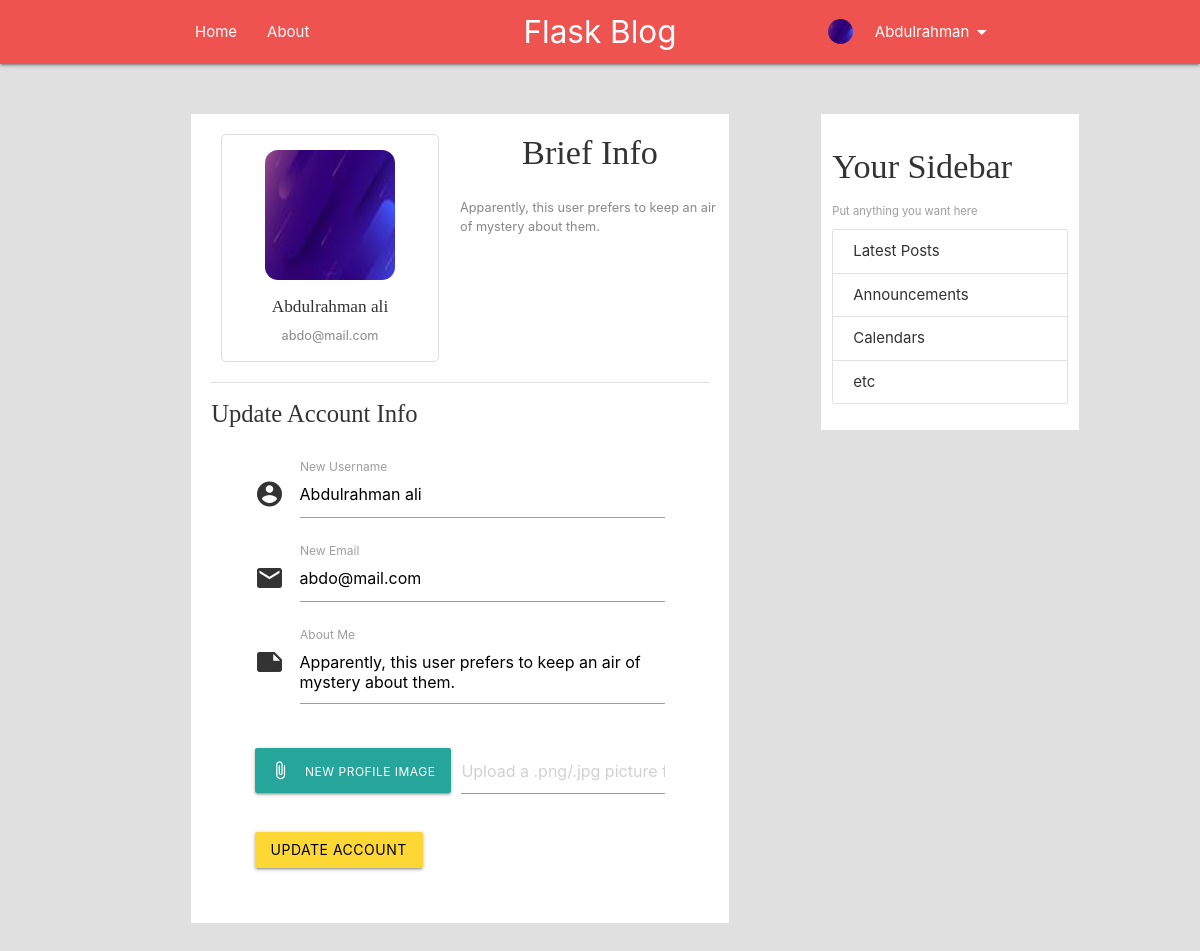
Page /account (signed in) on the committed database.
### flask_blog/models.py (models this page shows, shortened)
class User(db.Model, UserMixin):
    id = db.Column(db.Integer, primary_key=True)
    username = db.Column(db.String(25), unique=True, nullable=False)
    email = db.Column(db.String(120), unique=True, nullable=False)
    img_file = db.Column(db.String(20), nullable=False, default='default.png')
    profile_dir = db.Column(db.String(255), nullable=False, unique=True)
    password = db.Column(db.String(60), nullable=False)
    brief_info = db.Column(db.String(130), nullable=False,
                           default='Apparently, this user prefers to keep an air of mystery about them.')
    posts = db.relationship('Post', backref='author', lazy=True)

### flask_blog/views.py (the view, shortened to what this page needs)
@app.route('/account', methods=['GET', 'POST'])
@login_required
def account():
    form = UpdateAccountForm()
    if request.method == 'GET':
        form.username.data = current_user.username
        form.email.data = current_user.email
        form.brief_info.data = current_user.brief_info
    return render_template('account.html', page_title='Account', img_file_src=get_img_src(), form=form)

### flask_blog/forms.py (shortened to what this page needs)
class UpdateAccountForm(FlaskForm):
    username = StringField('New Username', validators=[
                           validators.Length(min=5, max=25)])
    email = EmailField('New Email', validators=[validators.Email()])
    img = FileField('New Profile Image', validators=[
        FileAllowed(['jpg', 'jpeg', 'png'])])
    brief_info = TextAreaField('About Me', validators=[
                               validators.Length(max=130)])

### flask_blog/models.py (called while the page is built)
@login_manager.user_loader
def load_user(user_id):
    return User.query.get(int(user_id))

### flask_blog/views.py (called while the page is built)
def get_img_src():
    if current_user.is_authenticated:
        if current_user.img_file == 'default.png':
            return url_for('static', filename=f'images/profile_pics/{current_user.img_file}')
        return url_for('static', filename=f'images/profile_pics/{current_user.profile_dir}{current_user.img_file}')
    return None

### flask_blog/templates/account.html (shortened to what this page needs)
{% extends 'layout.html' %}
{% block body %}
<div class="media-container">
    <div class="row">
        <div class="col s6 center-align">
            <div class="profile-container">
                <img src="{{img_file_src}}" alt="profile_pic" class="rounded-img">
                <h6>{{current_user.username}}</h6>
                <span class="secondary-text">{{current_user.email}}</span>
            </div>
        </div>
        <h4 class="center-align">Brief Info</h4>
        <div class="valign-wrapper">
            <p class="secondary-text">
                {{current_user.brief_info}}
            </p>
        </div>
    </div>
    <div class="divider"></div>
    <h5>Update Account Info</h5>
    <form action="" method="POST" enctype="multipart/form-data" class="row">
        <div class="input-field col s10 m10 push-s1 push-m1">
            <i class="material-icons prefix">account_circle</i>
            {% if form.username.errors %}
            {{ form.username(id='username', class='invalid', **{'data-length': '25'}) }}
            {% for error in form.username.errors %}
            <span class="helper-text" data-error="{{error}}">{{error}}</span>
            {% endfor %}
            {% else %}
            {{ form.username(id='username', **{'data-length': '25'}) }}
            {% endif %}
            {{ form.username.label(for='username') }}
        </div>
        <div class="input-field col s10 m10 push-s1 push-m1">
            <i class="material-icons prefix">email</i>
            {% if form.email.errors %}
            {{ form.email(id='email', class='invalid') }}
            {% for error in form.email.errors %}
            <span class="helper-text" data-error="{{error}}">{{error}}</span>
            {% endfor %}
            {% else %}
            {{ form.email(id='email') }}
            {% endif %}
            {{ form.email.label(for='email') }}
        </div>
        <div class="input-field col s10 m10 push-s1 push-m1">
            <i class="material-icons prefix">note</i>
            {% if form.brief_info.errors %}
            {{ form.brief_info(id='brief_info', class='invalid materialize-textarea', **{'data-length': '130'}) }}
            {% for error in form.brief_info.errors %}
            <span class="helper-text" data-error="{{error}}">{{error}}</span>
            {% endfor %}
            {% else %}
            {{ form.brief_info(id='brief_info', class='materialize-textarea', **{'data-length': '130'}) }}
            {% endif %}
            {{ form.brief_info.label(for='brief_info') }}
        </div>
        <div class="file-field input-field col s10 m10 push-s1 push-m1">
            <div class="btn">
                <i class="material-icons left">attach_file</i>
                {{form.img.label(class='white-text')}}
            </div>
            <div class="file-path-wrapper">
                <input class="file-path" type="text" placeholder="Upload a .png/.jpg picture format">
            </div>
        </div>
        <div class="input-field col s10 m10 push-s1 push-m1">
            <button type="submit" class="waves-effect waves-light btn yellow darken-1 black-text">Update
                Account</button>
        </div>
    </form>
</div>
{% endblock body %}

### flask_blog/templates/includes/_navbar.html (shortened to what this page needs)
<nav class="red lighten-1">
    <div class="container">
        <div class="nav-wrapper">
            <a href="/" class="brand-logo center">Flask Blog</a>
            <ul class="left hide-on-med-and-down">
                <li><a href="{{url_for('index')}}">Home</a></li>
                <li><a href="{{url_for('about')}}">About</a></li>
            </ul>
            <ul class="right hide-on-med-and-down">
                {% if current_user.is_authenticated %}
                <li><a class="dropdown-trigger" href="javascript: void(0);" data-target="account-dropdown">
                        <div class="row">
                            <div class="col s3">
                                <img src="{{img_file_src}}" alt="profile_pic" class="nav-img">
                            </div>
                            <div class="col s9">
                                {{current_user.username.split(' ')[0].title()}}
                                <i class="material-icons right">arrow_drop_down</i>
                            </div>
                        </div>
                    </a></li>
                {% else %}
                <li><a href="{{url_for('login')}}">Login</a></li>
                <li><a href="{{url_for('register')}}">Register</a></li>
                {% endif %}
            </ul>
        </div>
    </div>
</nav>

### flask_blog/static/css/main.css (style rules this page uses)
:root { --primary-color: #EF5350; --secondary-color: #e0e0e0; --content-color: #ffffff; --font-color: #333333; }
body { color: var(--font-color); background: var(--secondary-color); }
h1, h2, h3, h4, h5, h6 { font-family: 'Museo', 'sans-serif'; }
a { color: var(--font-color); transition: all .3s ease; }
.secondary-text { color: #888888; font-size: .85rem; word-wrap: break-word; }
.nav-wrapper > ul:last-child { height: 0px; }
.nav-img { width: 25px; height: 25px; border-radius: 50%; }
.dropdown-trigger .s3 { margin: 7px 0 0; height: 35px; }
.dropdown-trigger i { margin-left: 0; }
.media-container { background: var(--content-color); padding: 20px; margin: 0 0 30px; }
.media-container form.row { padding-top: 20px; }
.profile-container { padding: 15px 0; margin: 0 10px; border: 1px solid #dddddd; border-radius: 5px; }
.rounded-img { width: 130px; height: 130px; border-radius: 10%; }
.row > h4 { margin-top: 0; }

### rows in the picture
User: username.split "Abdulrahman", username "Abdulrahman ali", email "abdo@mail.com", brief_info "Apparently, this user prefers to keep an air of mystery about them."
